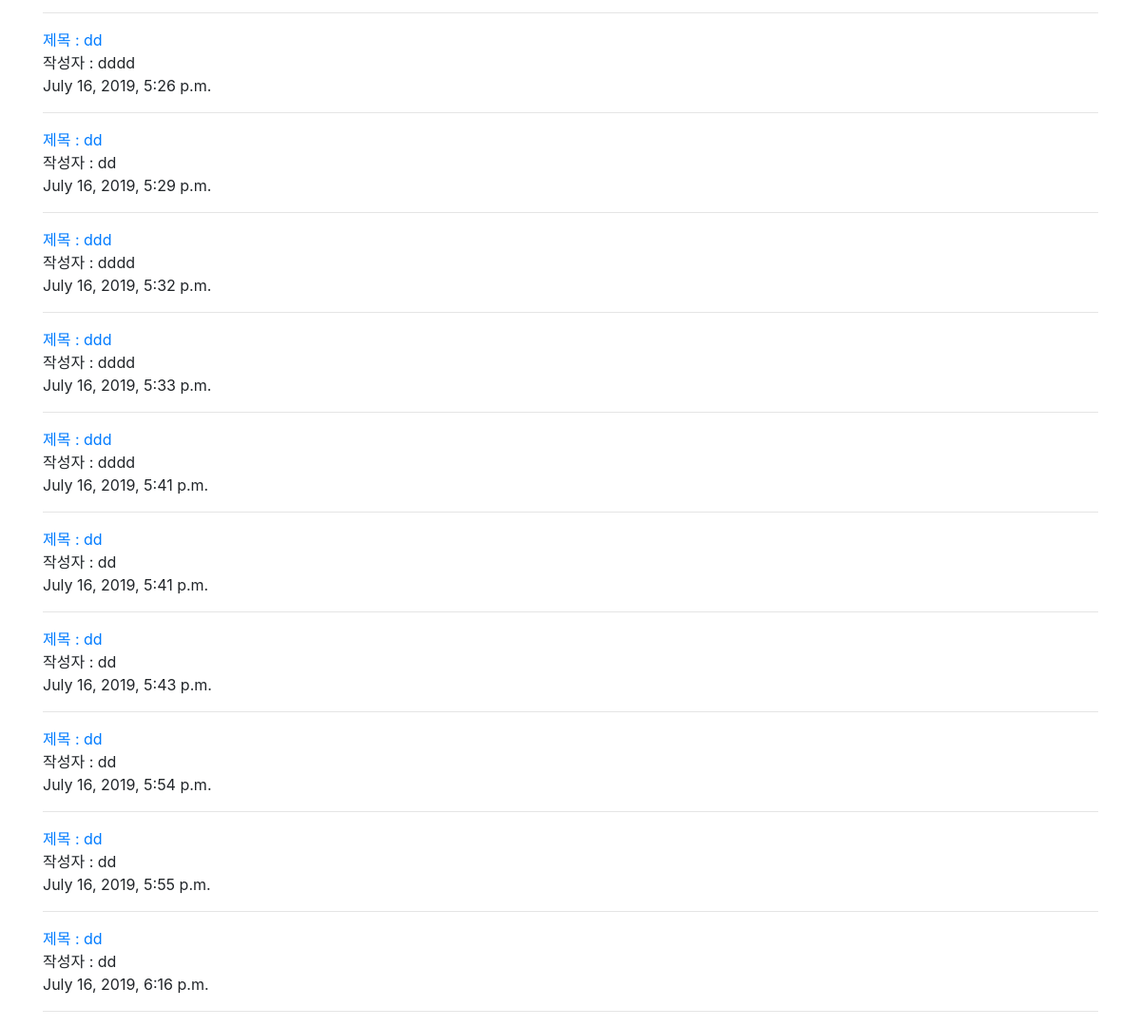
The app's page /carpool/home/ (lower part), older data.
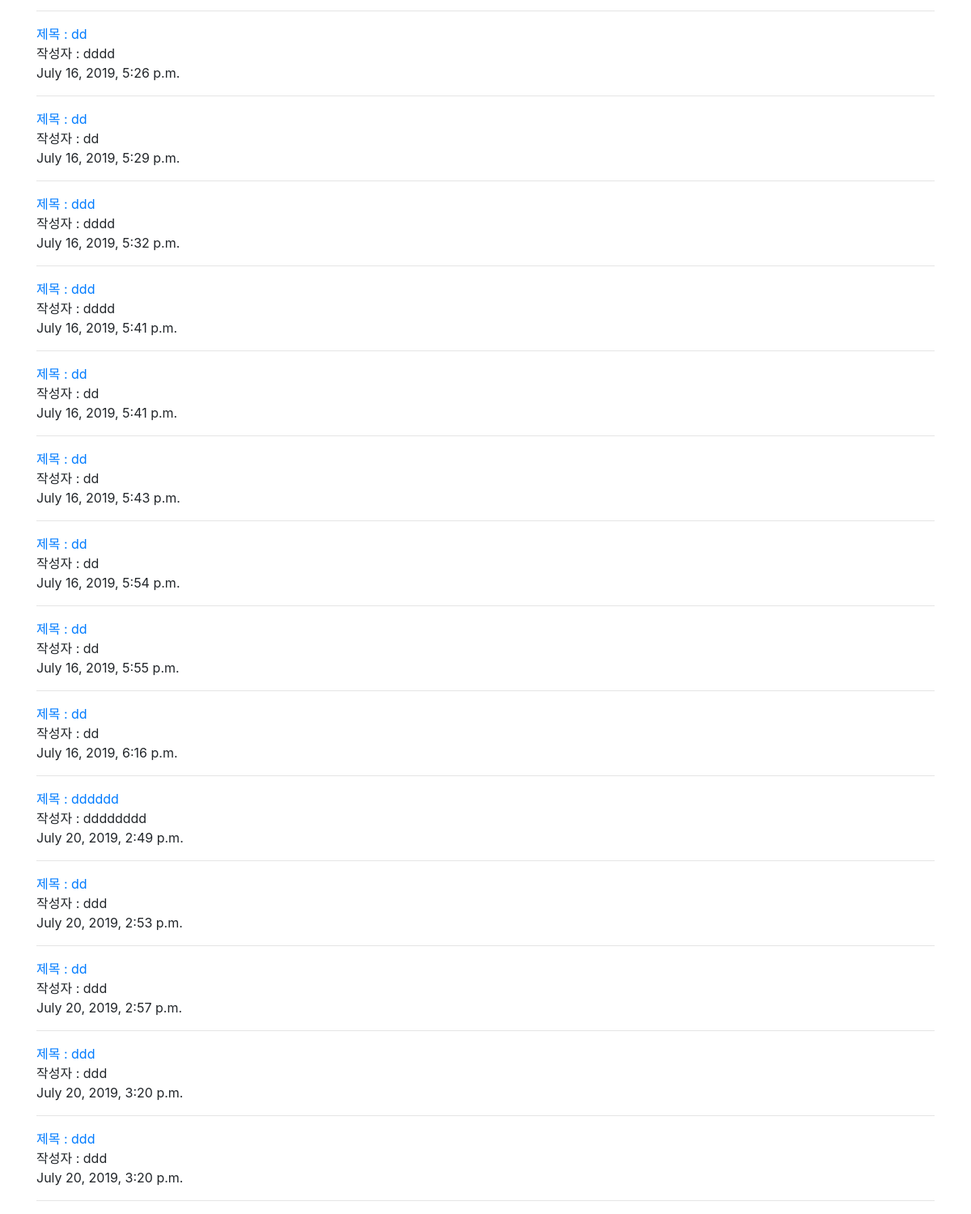
The same page, newer data.
### CarPool/models.py (models this page shows)
class CarPool(models.Model):
    title=models.CharField(max_length=200)
    writer= models.CharField(max_length=200)
    pub_date = models.DateTimeField('date published')
    body = models.TextField()

### CarPool/views.py (the view)
# urls.py: path('home/', CarPool.views.carpool, name="carpool_home"),
def carpool(request):
    carpools=CarPool.objects.all()
    return render(request,'CarPool/home.html', {'carpools' : carpools})

### CarPool/templates/CarPool/home.html (shortened to what this page needs)
{% extends 'base.html' %}
{% block content %}
<div class="container">
        <br>
        {% for carpool in carpools%}
        <a href="{% url 'carpool:detail' carpool.id %}">
            제목 : {{carpool.title}}
        </a>
        <br>
        작성자 : {{carpool.writer}}
        <br>
        {{carpool.pub_date}}
        <br>
        <hr>
        {% endfor %}
</div>
</body>
{% endblock %}

### underGround/templates/base.html (shortened to what this page needs)
<!DOCTYPE html>
<html lang="en">
<head>
    <link rel="stylesheet" href="https://stackpath.bootstrapcdn.com/bootstrap/4.3.1/css/bootstrap.min.css"
>
</head>
<body>
    {% block content %}
    {% endblock %}
</html>

Row changes from the older to the newer data that the page shows:
removed CarPool: title "ddd", writer "dddd", pub_date "July 16, 2019, 5:33 p.m."
added CarPool: title "dddddd", writer "dddddddd", pub_date "July 20, 2019, 2:49 p.m."
added CarPool: title "dd", writer "ddd", pub_date "July 20, 2019, 2:53 p.m."
added CarPool: title "dd", writer "ddd", pub_date "July 20, 2019, 2:57 p.m."
added CarPool: title "ddd", writer "ddd", pub_date "July 20, 2019, 3:20 p.m."
added CarPool: title "ddd", writer "ddd", pub_date "July 20, 2019, 3:20 p.m."
